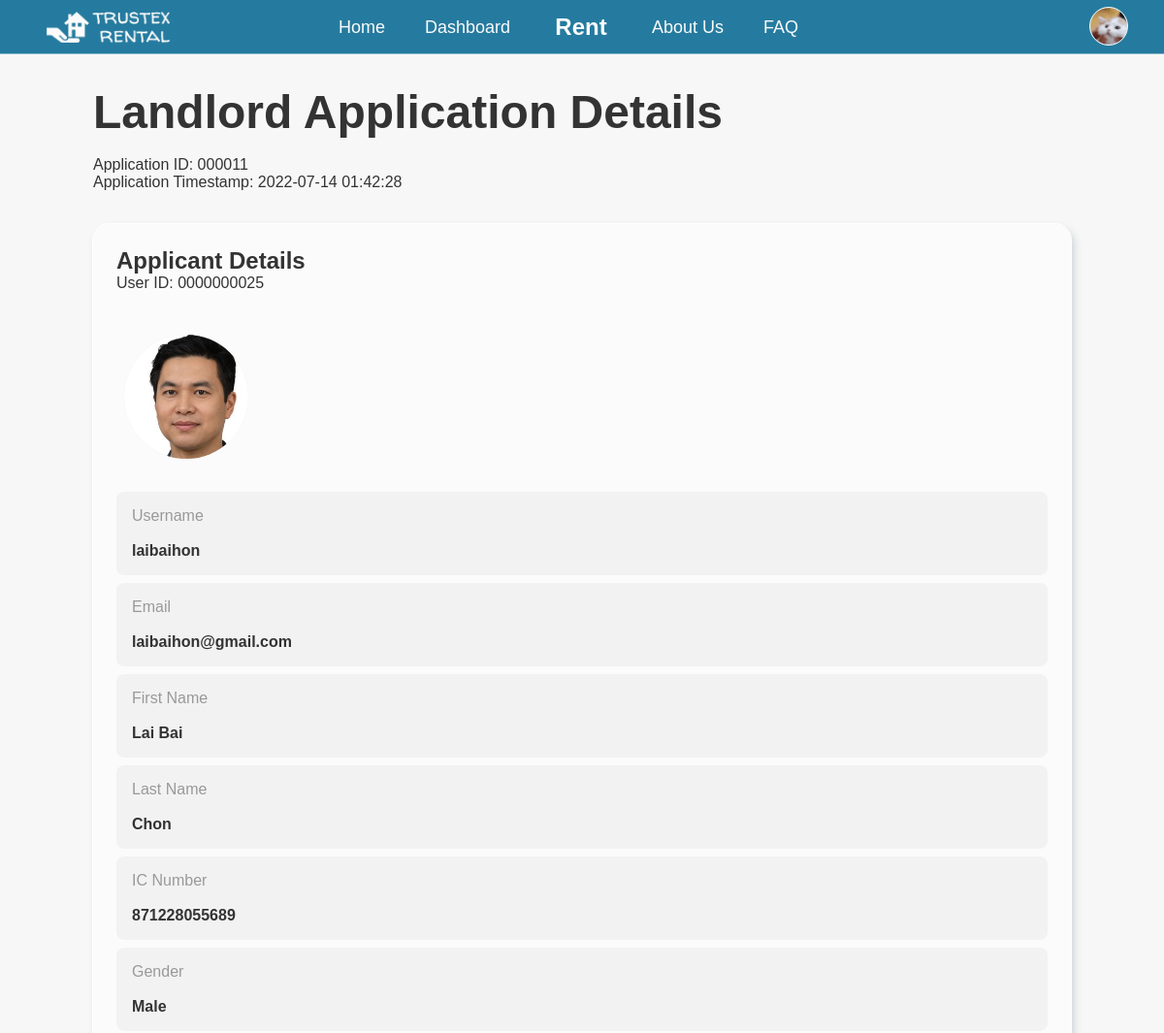
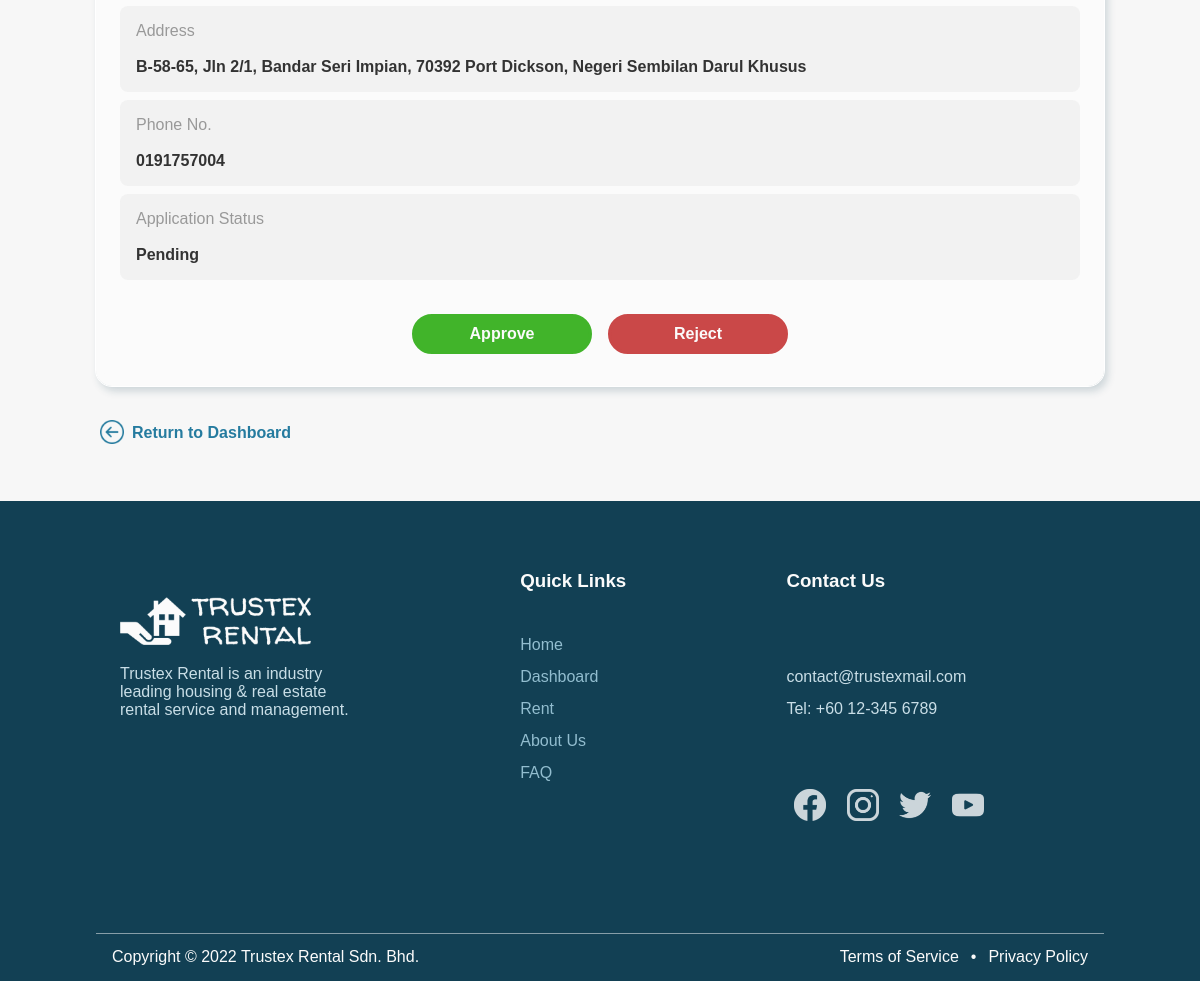
The app's page /application-details.php?id=11 (signed in) with its own data (2 pictures, top to bottom).
### tables this page shows
CREATE TABLE `applications` (
  `applicationID` int(6) NOT NULL,
  `applicationTimestamp` timestamp NOT NULL DEFAULT current_timestamp() ON UPDATE current_timestamp(),
  `userID` int(10) NOT NULL,
  `userFName` varchar(32) NOT NULL,
  `userLName` varchar(32) NOT NULL,
  `userIC` varchar(12) NOT NULL,
  `userGender` char(1) NOT NULL,
  `userAddress` varchar(512) NOT NULL,
  `userPhoneNo` varchar(12) NOT NULL,
  `applicationStatus` varchar(32) NOT NULL DEFAULT 'Pending',
  `administratorID` int(4) DEFAULT NULL
);

CREATE TABLE `user` (
  `userID` int(10) NOT NULL,
  `userName` varchar(32) NOT NULL,
  `userEmail` varchar(256) NOT NULL,
  `userPassword` varchar(256) NOT NULL,
  `userType` char(1) NOT NULL DEFAULT 'T',
  `userFName` varchar(32) NOT NULL,
  `userLName` varchar(32) NOT NULL,
  `userIC` varchar(12) NOT NULL,
  `userGender` char(1) NOT NULL,
  `userAddress` varchar(512) NOT NULL,
  `userPhoneNo` varchar(12) NOT NULL
);

### application-details.php (the view, shortened to what this page needs)
<?php
  if ($_SESSION['userType'] == 'A') {
    include("dbconnect.php");
    $sql_app = "SELECT * FROM applications WHERE applicationID = '".$_GET['id']."'";
    $result_app = mysqli_query($connect, $sql_app);
    $applicant = mysqli_fetch_assoc($result_app);
    $sql_user = "SELECT userName, userEmail FROM user WHERE userID = '".$applicant["userID"]."'";
    $result_user = mysqli_query($connect, $sql_user);
    $applicant_user = mysqli_fetch_assoc($result_user);
    $applicantid = $applicant["applicationID"];
    $userid = $applicant["userID"];
    $username = $applicant_user["userName"];
    $email = $applicant_user["userEmail"];
    $firstname = $applicant["userFName"];
    $lastname = $applicant["userLName"];
    $ic = $applicant["userIC"];
    $gender = $applicant["userGender"];
    if ($gender == "M") {
      $gender = "Male";
    } else if ($gender == "F") {
      $gender = "Female";
    } else {
      $gender = "N/A";
    }
    $address = $applicant["userAddress"];
    $phoneno = $applicant["userPhoneNo"];
    $status = $applicant["applicationStatus"];
?>
<!DOCTYPE html>
<html>
  <body id="application-form">
    <div class="default-container container-margin">
      <h1>Landlord Application Details</h1><br>
      <p>Application ID: <?php echo sprintf('%06d', $applicantid) ?></p>
      <p>Application Timestamp: <?php echo $applicant['applicationTimestamp'] ?></p><br>
      <div class="max-container application-details-container">
        <h2>Applicant Details</h2>
        <p>User ID: <?php echo sprintf('%010d', $userid) ?></p><br><br>
        <?php
          $profileicon = "assets/images/users/user-".sprintf('%010d', $applicant['userID'])."/profile-picture/profile-picture.png";
        ?>
        <div class="propic-container propic-applicant-details-container">
          <image class="profile-pic" src=" <?php echo $profileicon ?> " onerror="this.onerror=null; this.src='assets/images/profile-default.png'"></image>
        </div><br>
        <div class="application-details">
          <label>Username</label><br><br>
          <p><?php echo $username ?></p>
        </div>
        <div class="application-details">
          <label>Email</label><br><br>
          <p><?php echo $email ?></p>
        </div>
        <div class="application-details">
          <label>First Name</label><br><br>
          <p><?php echo $firstname ?></p>
        </div>
        <div class="application-details">
          <label>Last Name</label><br><br>
          <p><?php echo $lastname ?></p>
        </div>
        <div class="application-details">
          <label>IC Number</label><br><br>
          <p><?php echo $ic ?></p>
        </div>
        <div class="application-details">
          <label>Gender</label><br><br>
          <p><?php echo $gender ?></p>
        </div>
        <div class="application-details">
          <label>Address</label><br><br>
          <p><?php echo $address ?></p>
        </div>
        <div class="application-details">
          <label>Phone No.</label><br><br>
          <p><?php echo $phoneno ?></p>
        </div>
        <div class="application-details">
          <label>Application Status</label><br><br>
          <p><?php echo $status ?></p>
        </div>
        <br>
        <form method="POST" action="application-result.php">
          <input class="application-form-button approve-button" type="submit" name="approve" value="Approve">
          <input class="application-form-button reject-button" type="submit" name="reject" value="Reject">
        </form>
      </div>
      <br>
      <a class="return-dashboard" href="dashboard.php">
        <img src="assets/icons/back-button.png"></img>
        <h4>Return to Dashboard</h4>
      </a>
    </div>
  </body>
</html>
<?php
  } else {
    header("Location: dashboard.php");
  }
?>

### records on screen
applications: applicationID "000011", applicationTimestamp "2022-07-14 01:42:28", userID "0000000025", userFName "Lai Bai", userLName "Chon", userIC "871228055689", userGender "Male", userAddress "B-58-65, Jln 2/1, Bandar Seri Impian, 70392 Port Dickson, Negeri Sembilan Darul Khusus", userPhoneNo "0191757004", applicationStatus "Pending"
user: userName "laibaihon", userEmail "laibaihon@gmail.com"
